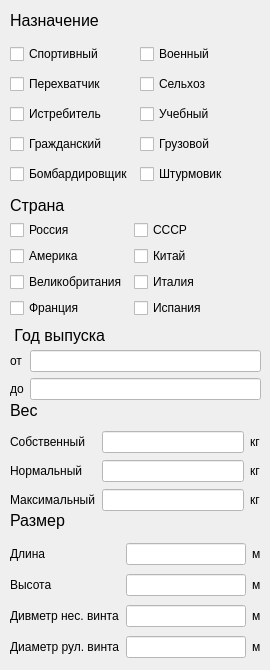
      <widget class="QWidget" name="page_3">
       <widget class="QLabel" name="H_naz">
        <property name="geometry">
         <rect>
          <x>10</x>
          <y>10</y>
          <width>181</width>
          <height>21</height>
         </rect>
        </property>
        <property name="font">
         <font>
          <pointsize>12</pointsize>
         </font>
        </property>
        <property name="text">
         <string>Назначение</string>
        </property>
       </widget>
       <widget class="QLabel" name="H_country">
        <property name="geometry">
         <rect>
          <x>10</x>
          <y>195</y>
          <width>181</width>
          <height>21</height>
         </rect>
        </property>
        <property name="font">
         <font>
          <pointsize>12</pointsize>
         </font>
        </property>
        <property name="text">
         <string>Страна</string>
        </property>
       </widget>
       <widget class="QWidget" name="formLayoutWidget_9">
        <property name="geometry">
         <rect>
          <x>10</x>
          <y>220</y>
          <width>251</width>
          <height>103</height>
         </rect>
        </property>
        <layout class="QFormLayout" name="formLayout_country_H">
         <item row="0" column="0">
          <widget class="QCheckBox" name="H_co_cb_Rus">
           <property name="text">
            <string>Россия</string>
           </property>
          </widget>
         </item>
         <item row="0" column="1">
          <widget class="QCheckBox" name="H_coun_cb_USSR">
           <property name="text">
            <string>СССР</string>
           </property>
          </widget>
         </item>
         <item row="1" column="0">
          <widget class="QCheckBox" name="H_coun_cb_Amer">
           <property name="text">
            <string>Америка</string>
           </property>
          </widget>
         </item>
         <item row="1" column="1">
          <widget class="QCheckBox" name="H_coun_cb_Chinazes">
           <property name="text">
            <string>Китай</string>
           </property>
          </widget>
         </item>
         <item row="2" column="0">
          <widget class="QCheckBox" name="H_coun_cb_GBrit">
           <property name="text">
            <string>Великобритания</string>
           </property>
          </widget>
         </item>
         <item row="2" column="1">
          <widget class="QCheckBox" name="H_coun_cb_Itali">
           <property name="text">
            <string>Италия</string>
           </property>
          </widget>
         </item>
         <item row="3" column="0">
          <widget class="QCheckBox" name="h_coun_cb_Fran">
           <property name="text">
            <string>Франция</string>
           </property>
          </widget>
         </item>
         <item row="3" column="1">
          <widget class="QCheckBox" name="H_coun_cb_Spain">
           <property name="text">
            <string>Испания</string>
           </property>
          </widget>
         </item>
        </layout>
       </widget>
       <widget class="QLabel" name="H_year">
        <property name="geometry">
         <rect>
          <x>10</x>
          <y>325</y>
          <width>201</width>
          <height>21</height>
         </rect>
        </property>
        <property name="font">
         <font>
          <pointsize>12</pointsize>
         </font>
        </property>
        <property name="text">
         <string> Год выпуска</string>
        </property>
       </widget>
       <widget class="QLabel" name="H_weight">
        <property name="geometry">
         <rect>
          <x>10</x>
          <y>400</y>
          <width>181</width>
          <height>21</height>
         </rect>
        </property>
        <property name="font">
         <font>
          <pointsize>12</pointsize>
         </font>
        </property>
        <property name="text">
         <string>Вес</string>
        </property>
       </widget>
       <widget class="QLabel" name="H_size">
        <property name="geometry">
         <rect>
          <x>10</x>
          <y>510</y>
          <width>181</width>
          <height>21</height>
         </rect>
        </property>
        <property name="font">
         <font>
          <pointsize>12</pointsize>
         </font>
        </property>
        <property name="text">
         <string>Размер</string>
        </property>
       </widget>
       <widget class="QWidget" name="formLayoutWidget_4">
        <property name="geometry">
         <rect>
          <x>10</x>
          <y>350</y>
          <width>251</width>
          <height>53</height>
         </rect>
        </property>
        <layout class="QFormLayout" name="formLayout_year_H">
         <item row="0" column="0">
          <widget class="QLabel" name="H_year_lb_ot">
           <property name="text">
            <string>от</string>
           </property>
          </widget>
         </item>
         <item row="0" column="1">
          <widget class="QLineEdit" name="H_year_line_ot">
           <property name="styleSheet">
            <string notr="true">background-color: rgb(255, 255, 255);</string>
           </property>
          </widget>
         </item>
         <item row="1" column="0">
          <widget class="QLabel" name="H_year_lb_do">
           <property name="text">
            <string>до</string>
           </property>
          </widget>
         </item>
         <item row="1" column="1">
          <widget class="QLineEdit" name="H_year_line_do">
           <property name="styleSheet">
            <string notr="true">background-color: rgb(255, 255, 255);</string>
           </property>
          </widget>
         </item>
        </layout>
       </widget>
       <widget class="QWidget" name="gridLayoutWidget_11">
        <property name="geometry">
         <rect>
          <x>10</x>
          <y>540</y>
          <width>251</width>
          <height>121</height>
         </rect>
        </property>
        <layout class="QGridLayout" name="gridLayout_size_H">
         <item row="3" column="2">
          <widget class="QLabel" name="H_size_lb_Drul_m">
           <property name="text">
            <string>м</string>
           </property>
          </widget>
         </item>
         <item row="2" column="0">
          <widget class="QLabel" name="H_size_lb_Dnes">
           <property name="text">
            <string>Дивметр нес. винта</string>
           </property>
          </widget>
         </item>
         <item row="3" column="0">
          <widget class="QLabel" name="H_size_lb_Drul">
           <property name="text">
            <string>Диаметр рул. винта</string>
           </property>
          </widget>
         </item>
         <item row="0" column="0">
          <widget class="QLabel" name="H_size_lb_lomg">
           <property name="text">
            <string>Длина</string>
           </property>
          </widget>
         </item>
         <item row="3" column="1">
          <widget class="QLineEdit" name="H_size_line_Drul">
           <property name="styleSheet">
            <string notr="true">background-color: rgb(255, 255, 255);</string>
           </property>
          </widget>
         </item>
         <item row="1" column="1">
          <widget class="QLineEdit" name="H_size_line_high">
           <property name="styleSheet">
            <string notr="true">background-color: rgb(255, 255, 255);</string>
           </property>
          </widget>
         </item>
         <item row="2" column="1">
          <widget class="QLineEdit" name="H_size_line_Dnes">
           <property name="styleSheet">
            <string notr="true">background-color: rgb(255, 255, 255);</string>
           </property>
          </widget>
         </item>
         <item row="1" column="2">
          <widget class="QLabel" name="H_size_lb_high_m">
           <property name="text">
            <string>м</string>
           </property>
          </widget>
         </item>
         <item row="0" column="2">
          <widget class="QLabel" name="H_size_lb_long_m">
           <property name="text">
            <string>м</string>
           </property>
          </widget>
         </item>
         <item row="2" column="2">
          <widget class="QLabel" name="H_size_lb_Dnes_m">
           <property name="text">
            <string>м</string>
           </property>
          </widget>
         </item>
         <item row="0" column="1">
          <widget class="QLineEdit" name="H_size_line_long">
           <property name="styleSheet">
            <string notr="true">background-color: rgb(255, 255, 255);</string>
           </property>
          </widget>
         </item>
         <item row="1" column="0">
          <widget class="QLabel" name="H_size_lb_high">
           <property name="text">
            <string>Высота</string>
           </property>
          </widget>
         </item>
        </layout>
       </widget>
       <widget class="QWidget" name="gridLayoutWidget_12">
        <property name="geometry">
         <rect>
          <x>10</x>
          <y>430</y>
          <width>251</width>
          <height>82</height>
         </rect>
        </property>
        <layout class="QGridLayout" name="gridLayout_weight_H">
         <item row="1" column="2">
          <widget class="QLabel" name="H_wei_lb_norm_kg">
           <property name="text">
            <string>кг</string>
           </property>
          </widget>
         </item>
         <item row="0" column="2">
          <widget class="QLabel" name="H_wei_lb_sob_kg">
           <property name="text">
            <string>кг</string>
           </property>
          </widget>
         </item>
         <item row="2" column="2">
          <widget class="QLabel" name="H_wei_lb_max_kg">
           <property name="text">
            <string>кг</string>
           </property>
          </widget>
         </item>
         <item row="0" column="1">
          <widget class="QLineEdit" name="H_wei_line_sob">
           <property name="styleSheet">
            <string notr="true">background-color: rgb(255, 255, 255);</string>
           </property>
          </widget>
         </item>
         <item row="1" column="0">
          <widget class="QLabel" name="H_wei_lb_norm">
           <property name="text">
            <string>Нормальный</string>
           </property>
          </widget>
         </item>
         <item row="0" column="0">
          <widget class="QLabel" name="H_wei_lb_sob">
           <property name="text">
            <string>Собственный</string>
           </property>
          </widget>
         </item>
         <item row="2" column="0">
          <widget class="QLabel" name="H_wei_lb_max">
           <property name="text">
            <string>Максимальный</string>
           </property>
          </widget>
         </item>
         <item row="2" column="1">
          <widget class="QLineEdit" name="H_wei_line_max">
           <property name="styleSheet">
            <string notr="true">background-color: rgb(255, 255, 255);</string>
           </property>
          </widget>
         </item>
         <item row="1" column="1">
          <widget class="QLineEdit" name="H_wei_line_norm">
           <property name="styleSheet">
            <string notr="true">background-color: rgb(255, 255, 255);</string>
           </property>
          </widget>
         </item>
        </layout>
       </widget>
       <widget class="QWidget" name="gridLayoutWidget_13">
        <property name="geometry">
         <rect>
          <x>10</x>
          <y>40</y>
          <width>251</width>
          <height>151</height>
         </rect>
        </property>
        <layout class="QGridLayout" name="gridLayout_naz_H">
         <item row="0" column="1">
          <widget class="QCheckBox" name="H_naz_cb_milit">
           <property name="text">
            <string>Военный</string>
           </property>
          </widget>
         </item>
         <item row="2" column="1">
          <widget class="QCheckBox" name="H_naz_cb_tren">
           <property name="text">
            <string>Учебный</string>
           </property>
          </widget>
         </item>
         <item row="3" column="1">
          <widget class="QCheckBox" name="H_na_cb_cargo">
           <property name="text">
            <string>Грузовой</string>
           </property>
          </widget>
         </item>
         <item row="1" column="1">
          <widget class="QCheckBox" name="H_naz_cb_agro">
           <property name="text">
            <string>Сельхоз</string>
           </property>
          </widget>
         </item>
         <item row="0" column="0">
          <widget class="QCheckBox" name="H_naz_cb_sporty">
           <property name="text">
            <string>Спортивный</string>
           </property>
          </widget>
         </item>
         <item row="4" column="0">
          <widget class="QCheckBox" name="H_naz_cb_bomb">
           <property name="text">
            <string>Бомбардировщик</string>
           </property>
          </widget>
         </item>
         <item row="3" column="0">
          <widget class="QCheckBox" name="H_naz_cb_civil">
           <property name="text">
            <string>Гражданский</string>
           </property>
          </widget>
         </item>
         <item row="2" column="0">
          <widget class="QCheckBox" name="H_naz_cb_istreb">
           <property name="text">
            <string>Истребитель</string>
           </property>
          </widget>
         </item>
         <item row="1" column="0">
          <widget class="QCheckBox" name="H_naz_cb_perehv">
           <property name="text">
            <string>Перехватчик</string>
           </property>
          </widget>
         </item>
         <item row="4" column="1">
          <widget class="QCheckBox" name="H_naz_cb_shturm">
           <property name="text">
            <string>Штурмовик</string>
           </property>
          </widget>
         </item>
        </layout>
       </widget>
      </widget>
